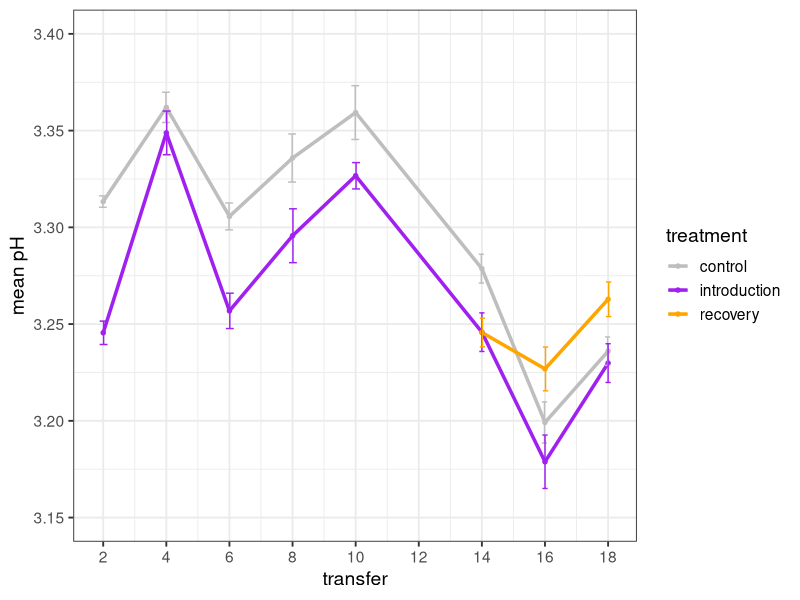

Generate this figure with R:
#v2: february 2024 - removing plotting/stats related to spatial experiment (not written for thesis chapter)

setwd("~/Library/CloudStorage/OneDrive-WageningenUniversity&Research/2022_fall_exp_leale/data/ph")
library(dplyr)
library(ggplot2)
library(lme4)#needed for anovas, t-tests later
library(car)
library(vegan) #needed for emmeans
library(emmeans)


library(readxl)
ph_data <- readxl::read_xlsx(path="fall_2022_ph.xlsx", sheet = "forR") 
ph_data$treatment <- factor(ph_data$treatment, 
                            levels = c("con", "mix", "top", "bot","inv", "ecoli","rec", "milk" )) #define ordering later for legends


ph_data2 <- filter(ph_data # remove milk, plan ecoli, and spatial experiment data 
       , treatment != "milk"
       , treatment != "ecoli"
       , treatment != "top" 
       ,treatment != "bot"
       , treatment != "mix"
)


### mean pH overtime
ph_summary <- ph_data2 %>%
  group_by(treatment, transfer) %>%
  summarize_at(c("ph"), list(mean = mean, sd = sd), na.rm = TRUE)
ph_summary$se = ph_summary$sd/sqrt(6) #b/c 6 replicates each


ph_summary %>% 
  ggplot(mapping = aes(x = transfer, y= mean, colour=treatment))+
  scale_x_continuous(breaks = c(2,4,6,8,10,12,14,16, 18))+
  scale_colour_manual(values = c("grey", "purple", "orange"),
                      labels = c("control", "introduction", "recovery")) +
  geom_line(size=1.2) +
  geom_point(size=1.2) +
  geom_errorbar(aes(ymin=mean-se, ymax=mean+se), width=.5,
                position=position_dodge(0.05)) +
  labs(y = "mean pH") +
  ylim(3.15, 3.4) +
  theme_bw(base_size = 14) 



###### STATISTICAL TESTS #######
## post-hoc tests
ph_data2$transfer<- as.factor(ph_data2$transfer)
ph_data3 <- ph_data2 %>% 
  filter(treatment != "rec") # need to remove for anova b/c it only has data at 3 time points

lm_ph <- lm(ph ~ treatment*transfer, data = ph_data3) 
Anova(lm_ph, type = 3) 
summary(lm_ph)
emmeans(lm_ph, pairwise ~ treatment|transfer) 
emmeans(lm_ph, pairwise ~ transfer|treatment) 
